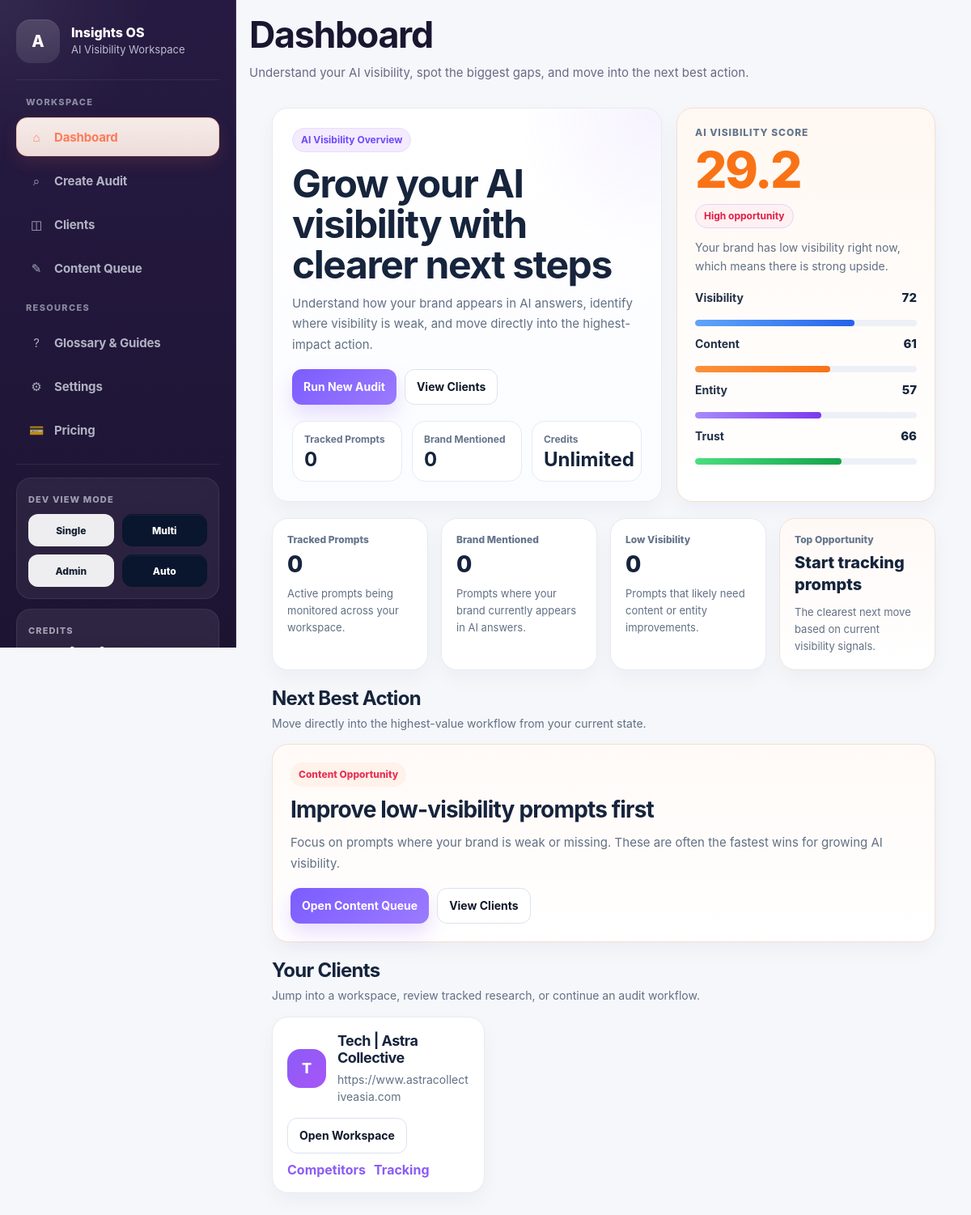
The page / (signed in) on the database its author committed.
### app.py (models this page shows)
class Client(db.Model):
    __tablename__ = "clients"
    id = db.Column(db.Integer, primary_key=True)
    slug = db.Column(db.String(255), nullable=False, index=True)
    user_id = db.Column(db.Integer, db.ForeignKey("users.id"), nullable=False, index=True)
    name = db.Column(db.String(255), nullable=False)
    website = db.Column(db.String(500), nullable=False)
    website_normalized = db.Column(db.String(500), nullable=False, index=True)
    industry = db.Column(db.String(255), nullable=True)
    location = db.Column(db.String(255), nullable=True)
    owner_type = db.Column(db.String(100), nullable=False, default="company")
    notes = db.Column(db.Text, nullable=True)
    created_at = db.Column(db.DateTime, default=datetime.utcnow, nullable=False)
    updated_at = db.Column(db.DateTime, default=datetime.utcnow, onupdate=datetime.utcnow, nullable=False)
    __table_args__ = (
        db.UniqueConstraint("user_id", "slug", name="uq_clients_user_slug"),
    )

### app.py (the view)
@app.route("/")
def index():
    if current_user.is_authenticated:
        all_audits = get_saved_audits(user_id=current_user.id)
        clients = build_client_views()
        search_term = request.args.get("q", "").strip()
        audit_type = request.args.get("type", "all").strip().lower()
        sort_by = request.args.get("sort", "saved_at").strip()
        order = request.args.get("order", "desc").strip().lower()
        audits = filter_audits(all_audits, search_term=search_term, audit_type=audit_type)
        audits = sort_audits(audits, sort_by=sort_by, order=order)
        scores = [
            c.get("latest_audit", {}).get("normalized_score")
            for c in clients
            if c.get("latest_audit")
        ]
        overall_score = round(sum(scores) / len(scores), 1) if scores else 0
        return render_template(
            "dashboard.html",
            audits=audits,
            clients=clients,
            overall_score=overall_score,  # ✅ NEW
            total_audits=len(all_audits),
            search_term=search_term,
            selected_type=audit_type,
            selected_sort=sort_by,
            selected_order=order,
        )
    return redirect(url_for("login"))

### action_engine.py (called while the page is built)
def _safe_int(value: Any, default: int = 0) -> int:
    try:
        if value is None:
            return default
        return int(round(float(value)))
    except Exception:
        return default

def _safe_float(value: Any, default: float = 0.0) -> float:
    try:
        if value is None:
            return default
        return float(value)
    except Exception:
        return default

def _unique_actions(actions: List[Dict[str, Any]]) -> List[Dict[str, Any]]:
    seen = set()
    output = []
    for action in actions:
        key = (
            action.get("category", ""),
            action.get("title", ""),
            action.get("linked_query", ""),
            action.get("recommended_fix", ""),
        )
        if key in seen:
            continue
        seen.add(key)
        output.append(action)
    output.sort(key=lambda x: PRIORITY_ORDER.get(x.get("priority", "low"), 99))
    return output

def _make_action(
    *,
    category: str,
    priority: str,
    title: str,
    issue: str,
    why_it_matters: str,
    recommended_fix: str,
    linked_query: Optional[str] = None,
    suggested_content_type: Optional[str] = None,
    support_signal: Optional[str] = None,
) -> Dict[str, Any]:
    return {
        "category": category,
        "priority": priority,
        "title": title,
        "issue": issue,
        "why_it_matters": why_it_matters,
        "recommended_fix": recommended_fix,
        "linked_query": linked_query,
        "suggested_content_type": suggested_content_type,
        "support_signal": support_signal or "",
    }

def _infer_content_type_from_query(query: str, competitors: Optional[List[str]] = None) -> str:
    q = (query or "").lower()
    if " vs " in q or "versus" in q or "alternative" in q or competitors:
        return "comparison_page"
    if q.startswith("what ") or q.startswith("how ") or q.startswith("why "):
        return "guide"
    if "near me" in q or "singapore" in q or "location" in q:
        return "location_page"
    if "faq" in q or q.startswith("can ") or q.startswith("does "):
        return "faq_page"
    return "service_page"

### app.py (called while the page is built)
@login_manager.user_loader
def load_user(user_id):
    return User.query.get(int(user_id))

def load_json_file(filepath):
    with open(filepath, "r", encoding="utf-8") as f:
        return json.load(f)

def read_full_audit_data(summary_filename):
    full_path = get_full_path(summary_filename)
    if not full_path:
        return None
    return safe_load_json(full_path, None)

### templates/dashboard.html (shortened to what this page needs)
{% extends "base.html" %}
{% block content %}
{% set aeo_score = overall_score if overall_score is defined else 0 %}
{% set vis_score = visibility_score if visibility_score is defined else 72 %}
{% set cont_score = content_score if content_score is defined else 61 %}
{% set ent_score = entity_score if entity_score is defined else 57 %}
{% set tr_score = trust_score if trust_score is defined else 66 %}
{% set credit_balance = wallet_balance if wallet_balance is defined else 14 %}
{% set has_clients = clients is defined and clients %}
<div class="dashboard-v3">
    <section class="dashboard-hero-v3">
        <div class="dashboard-hero-copy-card">
            <span class="hero-badge">AI Visibility Overview</span>
            <h1>Grow your AI visibility with clearer next steps</h1>
            <p>
                Understand how your brand appears in AI answers, identify where visibility is weak,
                and move directly into the highest-impact action.
            </p>
            <div class="dashboard-hero-actions">
                <a href="{{ url_for('new_audit') }}" class="btn btn-primary">Run New Audit</a>
                <a href="{{ url_for('clients_page') }}" class="btn btn-secondary">View Clients</a>
            </div>
            <div class="dashboard-hero-mini-grid">
                <div class="hero-mini-card">
                    <span>Tracked Prompts</span>
                    <strong>{{ total_prompts or 0 }}</strong>
                </div>
                <div class="hero-mini-card">
                    <span>Brand Mentioned</span>
                    <strong>{{ mentioned_count or 0 }}</strong>
                </div>
                <div class="hero-mini-card">
                    <span>Credits</span>
                    <strong>{{ credit_balance }}</strong>
                </div>
            </div>
        </div>
        <div class="dashboard-score-panel">
            <span class="dashboard-score-label">AI Visibility Score</span>
            <strong class="dashboard-score-value">{{ aeo_score }}</strong>
            <div class="dashboard-score-pill-row">
                {% if aeo_score >= 80 %}
                    <span class="score-pill score-pill-success">Strong visibility</span>
                {% elif aeo_score >= 55 %}
                    <span class="score-pill score-pill-warning">Moderate visibility</span>
                {% else %}
                    <span class="score-pill score-pill-danger">High opportunity</span>
                {% endif %}
            </div>
            <p class="dashboard-score-text">
                {% if aeo_score >= 80 %}
                    Your brand is showing strong visibility across tracked AI answers.
                {% elif aeo_score >= 55 %}
                    You have some visibility, but there are still meaningful gaps to improve.
                {% else %}
                    Your brand has low visibility right now, which means there is strong upside.
                {% endif %}
            </p>
            <div class="dashboard-score-breakdown">
                <div class="score-row">
                    <div class="score-row-top">
                        <span>Visibility</span>
                        <strong>{{ vis_score }}</strong>
                    </div>
                    <div class="score-row-track">
                        <div class="score-row-fill fill-blue" style="width: {{ vis_score }}%;"></div>
                    </div>
                </div>
                <div class="score-row">
                    <div class="score-row-top">
                        <span>Content</span>
                        <strong>{{ cont_score }}</strong>
                    </div>
                    <div class="score-row-track">
                        <div class="score-row-fill fill-orange" style="width: {{ cont_score }}%;"></div>
                    </div>
                </div>
                <div class="score-row">
                    <div class="score-row-top">
                        <span>Entity</span>
                        <strong>{{ ent_score }}</strong>
                    </div>
                    <div class="score-row-track">
                        <div class="score-row-fill fill-purple" style="width: {{ ent_score }}%;"></div>
                    </div>
                </div>
                <div class="score-row">
                    <div class="score-row-top">
                        <span>Trust</span>
                        <strong>{{ tr_score }}</strong>
                    </div>
                    <div class="score-row-track">
                        <div class="score-row-fill fill-green" style="width: {{ tr_score }}%;"></div>
                    </div>
                </div>
            </div>
        </div>
    </section>
    <section class="dashboard-insights-v3">
        <div class="dashboard-metric-card">
            <span class="dashboard-metric-label">Tracked Prompts</span>
            <strong class="dashboard-metric-value">{{ total_prompts or 0 }}</strong>
            <p class="dashboard-metric-note">Active prompts being monitored across your workspace.</p>
        </div>
        <div class="dashboard-metric-card">
            <span class="dashboard-metric-label">Brand Mentioned</span>
            <strong class="dashboard-metric-value">{{ mentioned_count or 0 }}</strong>
            <p class="dashboard-metric-note">Prompts where your brand currently appears in AI answers.</p>
        </div>
        <div class="dashboard-metric-card">
            <span class="dashboard-metric-label">Low Visibility</span>
            <strong class="dashboard-metric-value">{{ cont_score_count or 0 }}</strong>
            <p class="dashboard-metric-note">Prompts that likely need content or entity improvements.</p>
        </div>
        <div class="dashboard-metric-card dashboard-metric-card-highlight">
            <span class="dashboard-metric-label">Top Opportunity</span>
            <strong class="dashboard-metric-value dashboard-metric-value-small">
                {{ high_priority_action or "Start tracking prompts" }}
            </strong>
            <p class="dashboard-metric-note">The clearest next move based on current visibility signals.</p>
        </div>
    </section>
    <section class="dashboard-next-v3">
        <div class="dashboard-section-head">
            <h2>Next Best Action</h2>
            <p>Move directly into the highest-value workflow from your current state.</p>
        </div>
        <div class="dashboard-next-card">
            {% if total_prompts == 0 %}
                <span class="dashboard-next-kicker">Getting Started</span>
                <h3>Start tracking your first prompts</h3>
                <p>
                    Build your initial prompt set to understand how your brand appears in AI answers
                    and where competitors are getting recommended first.
                </p>
                <div class="dashboard-next-actions">
                    <a href="{{ url_for('clients_page') }}" class="btn btn-primary">Go to Clients</a>
                    <a href="{{ url_for('new_audit') }}" class="btn btn-secondary">Run Audit</a>
                </div>
            {% elif cont_score < vis_score %}
                <span class="dashboard-next-kicker">Content Opportunity</span>
                <h3>Improve low-visibility prompts first</h3>
                <p>
                    Focus on prompts where your brand is weak or missing. These are often the fastest
                    wins for growing AI visibility.
                </p>
                <div class="dashboard-next-actions">
                    <a href="{{ url_for('content_queue_page') }}" class="btn btn-primary">Open Content Queue</a>
                    <a href="{{ url_for('clients_page') }}" class="btn btn-secondary">View Clients</a>
                </div>
            {% endif %}
        </div>
    </section>
    <section class="dashboard-clients-v3">
        <div class="dashboard-section-head">
            <h2>Your Clients</h2>
            <p>Jump into a workspace, review tracked research, or continue an audit workflow.</p>
        </div>
        {% if clients %}
            <div class="dashboard-clients-grid">
                {% for client in clients %}
                <article class="dashboard-client-card">
                    <div class="dashboard-client-top">
                        <div class="dashboard-client-mark">
                            {{ (client.name[0] if client.name else "C")|upper }}
                        </div>
                        <div class="dashboard-client-copy">
                            <h3>{{ client.name or "Untitled Client" }}</h3>
                            <p>{{ client.domain or client.website or "No domain added yet" }}</p>
                        </div>
                    </div>
                    <div class="dashboard-client-actions">
                        <a href="{{ url_for('client_detail', client_id=client.id) }}" class="btn btn-secondary">
                            Open Workspace
                        </a>
                        <a href="{{ url_for('client_competitors_page', client_id=client.id) }}" class="text-link">
                            Competitors
                        </a>
                        <a href="{{ url_for('position_tracking_page', client_id=client.id) }}" class="text-link">
                            Tracking
                        </a>
                    </div>
                </article>
                {% endfor %}
            </div>
        {% endif %}
    </section>
</div>
{% endblock %}

### rows shown on the page
Client: name "T", name "Tech | Astra Collective", website "https://www.astracollectiveasia.com"

### other values the page prints
{{ page_header_content }} "Dashboard Understand your AI visibility, spot the biggest gaps, and move into the next best action."
{{ total_prompts or 0 }} "0"
{{ mentioned_count or 0 }} "0"
{{ credit_balance }} "Unlimited"
{{ aeo_score }} "29.2"
{{ vis_score }} "72"
{{ cont_score }} "61"
{{ ent_score }} "57"
{{ tr_score }} "66"
{{ cont_score_count or 0 }} "0"
{{ high_priority_action or "Start tracking prompts" }} "Start tracking prompts"
